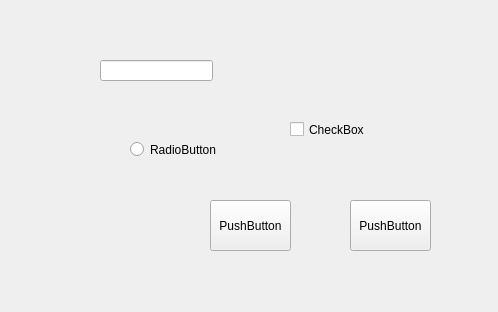
<?xml version="1.0" encoding="UTF-8"?>
<ui version="4.0">
 <class>Widget</class>
 <widget class="QWidget" name="Widget">
  <property name="geometry">
   <rect>
    <x>0</x>
    <y>0</y>
    <width>498</width>
    <height>312</height>
   </rect>
  </property>
  <property name="windowTitle">
   <string>Widget</string>
  </property>
  <widget class="QPushButton" name="pushButton">
   <property name="geometry">
    <rect>
     <x>210</x>
     <y>200</y>
     <width>81</width>
     <height>51</height>
    </rect>
   </property>
   <property name="text">
    <string>PushButton</string>
   </property>
  </widget>
  <widget class="QRadioButton" name="radioButton">
   <property name="geometry">
    <rect>
     <x>130</x>
     <y>140</y>
     <width>95</width>
     <height>19</height>
    </rect>
   </property>
   <property name="text">
    <string>RadioButton</string>
   </property>
  </widget>
  <widget class="QCheckBox" name="checkBox">
   <property name="geometry">
    <rect>
     <x>290</x>
     <y>120</y>
     <width>80</width>
     <height>19</height>
    </rect>
   </property>
   <property name="text">
    <string>CheckBox</string>
   </property>
  </widget>
  <widget class="QPushButton" name="pushButton_2">
   <property name="geometry">
    <rect>
     <x>350</x>
     <y>200</y>
     <width>81</width>
     <height>51</height>
    </rect>
   </property>
   <property name="text">
    <string>PushButton</string>
   </property>
  </widget>
  <widget class="QLineEdit" name="lineEdit">
   <property name="geometry">
    <rect>
     <x>100</x>
     <y>60</y>
     <width>113</width>
     <height>21</height>
    </rect>
   </property>
  </widget>
 </widget>
 <resources/>
 <connections/>
</ui>
